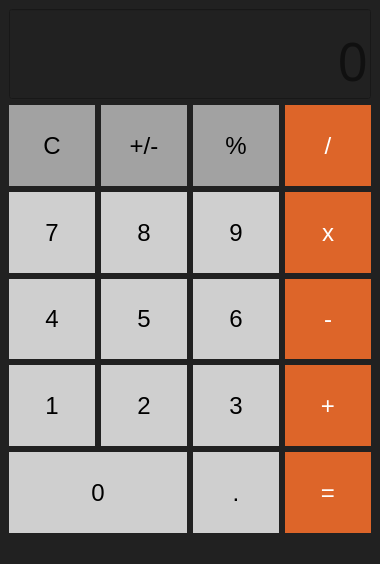
<?xml version="1.0" encoding="UTF-8"?>
<ui version="4.0">
 <class>MainWindow</class>
 <widget class="QMainWindow" name="MainWindow">
  <property name="geometry">
   <rect>
    <x>0</x>
    <y>0</y>
    <width>380</width>
    <height>564</height>
   </rect>
  </property>
  <property name="windowTitle">
   <string>MainWindow</string>
  </property>
  <property name="styleSheet">
   <string notr="true">background-color: rgb(33, 33, 33);</string>
  </property>
  <widget class="QWidget" name="centralwidget">
   <layout class="QGridLayout" name="gridLayout_2">
    <item row="0" column="0">
     <layout class="QVBoxLayout" name="verticalLayout">
      <item>
       <widget class="QLineEdit" name="lineEdit">
        <property name="sizePolicy">
         <sizepolicy hsizetype="Expanding" vsizetype="Fixed">
          <horstretch>0</horstretch>
          <verstretch>0</verstretch>
         </sizepolicy>
        </property>
        <property name="minimumSize">
         <size>
          <width>0</width>
          <height>90</height>
         </size>
        </property>
        <property name="font">
         <font>
          <family>KacstFarsi</family>
          <pointsize>40</pointsize>
         </font>
        </property>
        <property name="styleSheet">
         <string notr="true"/>
        </property>
        <property name="text">
         <string/>
        </property>
        <property name="alignment">
         <set>Qt::AlignBottom|Qt::AlignRight|Qt::AlignTrailing</set>
        </property>
        <property name="placeholderText">
         <string>0</string>
        </property>
       </widget>
      </item>
      <item>
       <layout class="QGridLayout" name="gridLayout">
        <item row="3" column="2">
         <widget class="QPushButton" name="pushButton_17">
          <property name="sizePolicy">
           <sizepolicy hsizetype="Minimum" vsizetype="Expanding">
            <horstretch>0</horstretch>
            <verstretch>20</verstretch>
           </sizepolicy>
          </property>
          <property name="font">
           <font>
            <pointsize>18</pointsize>
           </font>
          </property>
          <property name="styleSheet">
           <string notr="true">background-color: rgb(207, 207, 207);
border-style: black;
color: black;</string>
          </property>
          <property name="text">
           <string>3</string>
          </property>
          <property name="autoDefault">
           <bool>false</bool>
          </property>
         </widget>
        </item>
        <item row="3" column="0">
         <widget class="QPushButton" name="pushButton_13">
          <property name="sizePolicy">
           <sizepolicy hsizetype="Minimum" vsizetype="Expanding">
            <horstretch>0</horstretch>
            <verstretch>20</verstretch>
           </sizepolicy>
          </property>
          <property name="font">
           <font>
            <pointsize>18</pointsize>
           </font>
          </property>
          <property name="styleSheet">
           <string notr="true">background-color: rgb(207, 207, 207);
border-style: black;
color: black;</string>
          </property>
          <property name="text">
           <string>1</string>
          </property>
          <property name="autoDefault">
           <bool>false</bool>
          </property>
         </widget>
        </item>
        <item row="0" column="3">
         <widget class="QPushButton" name="pushButton_10">
          <property name="sizePolicy">
           <sizepolicy hsizetype="Minimum" vsizetype="Expanding">
            <horstretch>0</horstretch>
            <verstretch>20</verstretch>
           </sizepolicy>
          </property>
          <property name="font">
           <font>
            <pointsize>18</pointsize>
           </font>
          </property>
          <property name="styleSheet">
           <string notr="true">background-color: rgb(221, 101, 41);
border-style: black;
color: white;</string>
          </property>
          <property name="text">
           <string>/</string>
          </property>
         </widget>
        </item>
        <item row="2" column="3">
         <widget class="QPushButton" name="pushButton_12">
          <property name="sizePolicy">
           <sizepolicy hsizetype="Minimum" vsizetype="Expanding">
            <horstretch>0</horstretch>
            <verstretch>20</verstretch>
           </sizepolicy>
          </property>
          <property name="font">
           <font>
            <pointsize>18</pointsize>
           </font>
          </property>
          <property name="styleSheet">
           <string notr="true">background-color: rgb(221, 101, 41);
border-style: black;
color: white;</string>
          </property>
          <property name="text">
           <string>-</string>
          </property>
         </widget>
        </item>
        <item row="3" column="3">
         <widget class="QPushButton" name="pushButton_18">
          <property name="sizePolicy">
           <sizepolicy hsizetype="Minimum" vsizetype="Expanding">
            <horstretch>0</horstretch>
            <verstretch>20</verstretch>
           </sizepolicy>
          </property>
          <property name="font">
           <font>
            <pointsize>18</pointsize>
           </font>
          </property>
          <property name="styleSheet">
           <string notr="true">background-color: rgb(221, 101, 41);
border-style: black;
color: white;</string>
          </property>
          <property name="text">
           <string>+</string>
          </property>
         </widget>
        </item>
        <item row="2" column="1">
         <widget class="QPushButton" name="pushButton_8">
          <property name="sizePolicy">
           <sizepolicy hsizetype="Minimum" vsizetype="Expanding">
            <horstretch>0</horstretch>
            <verstretch>20</verstretch>
           </sizepolicy>
          </property>
          <property name="font">
           <font>
            <pointsize>18</pointsize>
           </font>
          </property>
          <property name="styleSheet">
           <string notr="true">background-color: rgb(207, 207, 207);
border-style: black;
color: black;</string>
          </property>
          <property name="text">
           <string>5</string>
          </property>
          <property name="autoDefault">
           <bool>false</bool>
          </property>
         </widget>
        </item>
        <item row="0" column="0">
         <widget class="QPushButton" name="pushButton">
          <property name="sizePolicy">
           <sizepolicy hsizetype="Minimum" vsizetype="Expanding">
            <horstretch>0</horstretch>
            <verstretch>20</verstretch>
           </sizepolicy>
          </property>
          <property name="font">
           <font>
            <pointsize>18</pointsize>
           </font>
          </property>
          <property name="styleSheet">
           <string notr="true">background-color: rgb(162, 162, 162);
border-style: black;
color: black;</string>
          </property>
          <property name="text">
           <string>C</string>
          </property>
         </widget>
        </item>
        <item row="4" column="0" colspan="2">
         <widget class="QPushButton" name="pushButton_15">
          <property name="sizePolicy">
           <sizepolicy hsizetype="Minimum" vsizetype="Expanding">
            <horstretch>0</horstretch>
            <verstretch>20</verstretch>
           </sizepolicy>
          </property>
          <property name="palette">
           <palette>
            <active>
             <colorrole role="WindowText">
              <brush brushstyle="SolidPattern">
               <color alpha="255">
                <red>0</red>
                <green>0</green>
                <blue>0</blue>
               </color>
              </brush>
             </colorrole>
             <colorrole role="Button">
              <brush brushstyle="SolidPattern">
               <color alpha="255">
                <red>207</red>
                <green>207</green>
                <blue>207</blue>
               </color>
              </brush>
             </colorrole>
             <colorrole role="Text">
              <brush brushstyle="SolidPattern">
               <color alpha="255">
                <red>0</red>
                <green>0</green>
                <blue>0</blue>
               </color>
              </brush>
             </colorrole>
             <colorrole role="ButtonText">
              <brush brushstyle="SolidPattern">
               <color alpha="255">
                <red>0</red>
                <green>0</green>
                <blue>0</blue>
               </color>
              </brush>
             </colorrole>
             <colorrole role="Base">
              <brush brushstyle="SolidPattern">
               <color alpha="255">
                <red>207</red>
                <green>207</green>
                <blue>207</blue>
               </color>
              </brush>
             </colorrole>
             <colorrole role="Window">
              <brush brushstyle="SolidPattern">
               <color alpha="255">
                <red>207</red>
                <green>207</green>
                <blue>207</blue>
               </color>
              </brush>
             </colorrole>
             <colorrole role="PlaceholderText">
              <brush brushstyle="NoBrush">
               <color alpha="128">
                <red>0</red>
                <green>0</green>
                <blue>0</blue>
               </color>
              </brush>
             </colorrole>
            </active>
            <inactive>
             <colorrole role="WindowText">
              <brush brushstyle="SolidPattern">
               <color alpha="255">
                <red>0</red>
                <green>0</green>
                <blue>0</blue>
               </color>
              </brush>
             </colorrole>
             <colorrole role="Button">
              <brush brushstyle="SolidPattern">
               <color alpha="255">
                <red>207</red>
                <green>207</green>
                <blue>207</blue>
               </color>
              </brush>
             </colorrole>
             <colorrole role="Text">
              <brush brushstyle="SolidPattern">
               <color alpha="255">
                <red>0</red>
                <green>0</green>
                <blue>0</blue>
               </color>
              </brush>
             </colorrole>
             <colorrole role="ButtonText">
              <brush brushstyle="SolidPattern">
               <color alpha="255">
                <red>0</red>
                <green>0</green>
                <blue>0</blue>
               </color>
              </brush>
             </colorrole>
             <colorrole role="Base">
              <brush brushstyle="SolidPattern">
               <color alpha="255">
                <red>207</red>
                <green>207</green>
                <blue>207</blue>
               </color>
              </brush>
             </colorrole>
             <colorrole role="Window">
              <brush brushstyle="SolidPattern">
               <color alpha="255">
                <red>207</red>
                <green>207</green>
                <blue>207</blue>
               </color>
              </brush>
             </colorrole>
             <colorrole role="PlaceholderText">
              <brush brushstyle="NoBrush">
               <color alpha="128">
                <red>0</red>
                <green>0</green>
                <blue>0</blue>
               </color>
              </brush>
             </colorrole>
            </inactive>
            <disabled>
             <colorrole role="WindowText">
              <brush brushstyle="SolidPattern">
               <color alpha="255">
                <red>0</red>
                <green>0</green>
                <blue>0</blue>
               </color>
              </brush>
             </colorrole>
             <colorrole role="Button">
              <brush brushstyle="SolidPattern">
               <color alpha="255">
                <red>207</red>
                <green>207</green>
                <blue>207</blue>
               </color>
              </brush>
             </colorrole>
             <colorrole role="Text">
              <brush brushstyle="SolidPattern">
               <color alpha="255">
                <red>0</red>
                <green>0</green>
                <blue>0</blue>
               </color>
              </brush>
             </colorrole>
             <colorrole role="ButtonText">
              <brush brushstyle="SolidPattern">
               <color alpha="255">
                <red>0</red>
                <green>0</green>
                <blue>0</blue>
               </color>
              </brush>
             </colorrole>
             <colorrole role="Base">
              <brush brushstyle="SolidPattern">
               <color alpha="255">
                <red>207</red>
                <green>207</green>
                <blue>207</blue>
               </color>
              </brush>
             </colorrole>
             <colorrole role="Window">
              <brush brushstyle="SolidPattern">
               <color alpha="255">
                <red>207</red>
                <green>207</green>
                <blue>207</blue>
               </color>
              </brush>
             </colorrole>
             <colorrole role="PlaceholderText">
              <brush brushstyle="NoBrush">
               <color alpha="128">
                <red>0</red>
                <green>0</green>
                <blue>0</blue>
               </color>
              </brush>
             </colorrole>
            </disabled>
           </palette>
          </property>
          <property name="font">
           <font>
            <pointsize>18</pointsize>
           </font>
          </property>
          <property name="styleSheet">
           <string notr="true">background-color: rgb(207, 207, 207);
border-style: black;
color: black;</string>
          </property>
          <property name="text">
           <string>0</string>
          </property>
          <property name="autoDefault">
           <bool>false</bool>
          </property>
         </widget>
        </item>
        <item row="2" column="0">
         <widget class="QPushButton" name="pushButton_7">
          <property name="sizePolicy">
           <sizepolicy hsizetype="Minimum" vsizetype="Expanding">
            <horstretch>0</horstretch>
            <verstretch>20</verstretch>
           </sizepolicy>
          </property>
          <property name="font">
           <font>
            <pointsize>18</pointsize>
           </font>
          </property>
          <property name="styleSheet">
           <string notr="true">background-color: rgb(207, 207, 207);
border-style: black;
color: black;</string>
          </property>
          <property name="text">
           <string>4</string>
          </property>
          <property name="autoDefault">
           <bool>false</bool>
          </property>
         </widget>
        </item>
        <item row="2" column="2">
         <widget class="QPushButton" name="pushButton_9">
          <property name="sizePolicy">
           <sizepolicy hsizetype="Minimum" vsizetype="Expanding">
            <horstretch>0</horstretch>
            <verstretch>20</verstretch>
           </sizepolicy>
          </property>
          <property name="font">
           <font>
            <pointsize>18</pointsize>
           </font>
          </property>
          <property name="styleSheet">
           <string notr="true">background-color: rgb(207, 207, 207);
border-style: black;
color: black;</string>
          </property>
          <property name="text">
           <string>6</string>
          </property>
          <property name="autoDefault">
           <bool>false</bool>
          </property>
         </widget>
        </item>
        <item row="1" column="1">
         <widget class="QPushButton" name="pushButton_5">
          <property name="sizePolicy">
           <sizepolicy hsizetype="Minimum" vsizetype="Expanding">
            <horstretch>0</horstretch>
            <verstretch>20</verstretch>
           </sizepolicy>
          </property>
          <property name="font">
           <font>
            <pointsize>18</pointsize>
           </font>
          </property>
          <property name="styleSheet">
           <string notr="true">background-color: rgb(207, 207, 207);
border-style: black;
color: black;</string>
          </property>
          <property name="text">
           <string>8</string>
          </property>
          <property name="autoDefault">
           <bool>false</bool>
          </property>
         </widget>
        </item>
        <item row="3" column="1">
         <widget class="QPushButton" name="pushButton_14">
          <property name="sizePolicy">
           <sizepolicy hsizetype="Minimum" vsizetype="Expanding">
            <horstretch>0</horstretch>
            <verstretch>20</verstretch>
           </sizepolicy>
          </property>
          <property name="font">
           <font>
            <pointsize>18</pointsize>
           </font>
          </property>
          <property name="styleSheet">
           <string notr="true">background-color: rgb(207, 207, 207);
border-style: black;
color: black;</string>
          </property>
          <property name="text">
           <string>2</string>
          </property>
          <property name="autoDefault">
           <bool>false</bool>
          </property>
         </widget>
        </item>
        <item row="0" column="2">
         <widget class="QPushButton" name="pushButton_4">
          <property name="sizePolicy">
           <sizepolicy hsizetype="Minimum" vsizetype="Expanding">
            <horstretch>0</horstretch>
            <verstretch>20</verstretch>
           </sizepolicy>
          </property>
          <property name="font">
           <font>
            <pointsize>18</pointsize>
           </font>
          </property>
          <property name="styleSheet">
           <string notr="true">background-color: rgb(162, 162, 162);
border-style: black;
color: black;</string>
          </property>
          <property name="text">
           <string>%</string>
          </property>
         </widget>
        </item>
        <item row="0" column="1">
         <widget class="QPushButton" name="pushButton_2">
          <property name="sizePolicy">
           <sizepolicy hsizetype="Minimum" vsizetype="Expanding">
            <horstretch>0</horstretch>
            <verstretch>20</verstretch>
           </sizepolicy>
          </property>
          <property name="font">
           <font>
            <pointsize>18</pointsize>
           </font>
          </property>
          <property name="styleSheet">
           <string notr="true">background-color: rgb(162, 162, 162);
border-style: black;
color: black;</string>
          </property>
          <property name="text">
           <string>+/-</string>
          </property>
         </widget>
        </item>
        <item row="4" column="3">
         <widget class="QPushButton" name="pushButton_20">
          <property name="sizePolicy">
           <sizepolicy hsizetype="Minimum" vsizetype="Expanding">
            <horstretch>0</horstretch>
            <verstretch>20</verstretch>
           </sizepolicy>
          </property>
          <property name="font">
           <font>
            <pointsize>18</pointsize>
           </font>
          </property>
          <property name="styleSheet">
           <string notr="true">background-color: rgb(221, 101, 41);
border-style: black;
color: white;</string>
          </property>
          <property name="text">
           <string>=</string>
          </property>
         </widget>
        </item>
        <item row="1" column="3">
         <widget class="QPushButton" name="pushButton_11">
          <property name="sizePolicy">
           <sizepolicy hsizetype="Minimum" vsizetype="Expanding">
            <horstretch>0</horstretch>
            <verstretch>20</verstretch>
           </sizepolicy>
          </property>
          <property name="font">
           <font>
            <pointsize>18</pointsize>
           </font>
          </property>
          <property name="styleSheet">
           <string notr="true">background-color: rgb(221, 101, 41);
border-style: black;
color: white;</string>
          </property>
          <property name="text">
           <string>x</string>
          </property>
         </widget>
        </item>
        <item row="4" column="2">
         <widget class="QPushButton" name="pushButton_19">
          <property name="sizePolicy">
           <sizepolicy hsizetype="Minimum" vsizetype="Expanding">
            <horstretch>0</horstretch>
            <verstretch>20</verstretch>
           </sizepolicy>
          </property>
          <property name="font">
           <font>
            <pointsize>18</pointsize>
           </font>
          </property>
          <property name="styleSheet">
           <string notr="true">background-color: rgb(207, 207, 207);
border-style: black;
color: black;</string>
          </property>
          <property name="text">
           <string>.</string>
          </property>
          <property name="autoDefault">
           <bool>false</bool>
          </property>
         </widget>
        </item>
        <item row="1" column="0">
         <widget class="QPushButton" name="pushButton_3">
          <property name="sizePolicy">
           <sizepolicy hsizetype="Minimum" vsizetype="Expanding">
            <horstretch>0</horstretch>
            <verstretch>20</verstretch>
           </sizepolicy>
          </property>
          <property name="font">
           <font>
            <pointsize>18</pointsize>
           </font>
          </property>
          <property name="styleSheet">
           <string notr="true">background-color: rgb(207, 207, 207);
border-style: black;
color: black;</string>
          </property>
          <property name="text">
           <string>7</string>
          </property>
          <property name="autoDefault">
           <bool>false</bool>
          </property>
         </widget>
        </item>
        <item row="1" column="2">
         <widget class="QPushButton" name="pushButton_6">
          <property name="sizePolicy">
           <sizepolicy hsizetype="Minimum" vsizetype="Expanding">
            <horstretch>0</horstretch>
            <verstretch>20</verstretch>
           </sizepolicy>
          </property>
          <property name="font">
           <font>
            <pointsize>18</pointsize>
           </font>
          </property>
          <property name="styleSheet">
           <string notr="true">background-color: rgb(207, 207, 207);
border-style: black;
color: black;</string>
          </property>
          <property name="text">
           <string>9</string>
          </property>
          <property name="autoDefault">
           <bool>false</bool>
          </property>
         </widget>
        </item>
       </layout>
      </item>
     </layout>
    </item>
   </layout>
  </widget>
  <widget class="QStatusBar" name="statusbar"/>
  <widget class="QMenuBar" name="menubar">
   <property name="geometry">
    <rect>
     <x>0</x>
     <y>0</y>
     <width>380</width>
     <height>22</height>
    </rect>
   </property>
  </widget>
 </widget>
 <resources/>
 <connections>
  <connection>
   <sender>pushButton</sender>
   <signal>clicked()</signal>
   <receiver>MainWindow</receiver>
   <slot>Key_c()</slot>
   <hints>
    <hint type="sourcelabel">
     <x>55</x>
     <y>162</y>
    </hint>
    <hint type="destinationlabel">
     <x>13</x>
     <y>532</y>
    </hint>
   </hints>
  </connection>
  <connection>
   <sender>pushButton_2</sender>
   <signal>clicked()</signal>
   <receiver>MainWindow</receiver>
   <slot>Key_pm()</slot>
   <hints>
    <hint type="sourcelabel">
     <x>130</x>
     <y>184</y>
    </hint>
    <hint type="destinationlabel">
     <x>27</x>
     <y>537</y>
    </hint>
   </hints>
  </connection>
  <connection>
   <sender>pushButton_4</sender>
   <signal>clicked()</signal>
   <receiver>MainWindow</receiver>
   <slot>Key_percent()</slot>
   <hints>
    <hint type="sourcelabel">
     <x>244</x>
     <y>178</y>
    </hint>
    <hint type="destinationlabel">
     <x>50</x>
     <y>541</y>
    </hint>
   </hints>
  </connection>
  <connection>
   <sender>pushButton_10</sender>
   <signal>clicked()</signal>
   <receiver>MainWindow</receiver>
   <slot>key_devide()</slot>
   <hints>
    <hint type="sourcelabel">
     <x>330</x>
     <y>173</y>
    </hint>
    <hint type="destinationlabel">
     <x>23</x>
     <y>31</y>
    </hint>
   </hints>
  </connection>
  <connection>
   <sender>pushButton_11</sender>
   <signal>clicked()</signal>
   <receiver>MainWindow</receiver>
   <slot>Key_multipl()</slot>
   <hints>
    <hint type="sourcelabel">
     <x>325</x>
     <y>245</y>
    </hint>
    <hint type="destinationlabel">
     <x>46</x>
     <y>26</y>
    </hint>
   </hints>
  </connection>
  <connection>
   <sender>pushButton_12</sender>
   <signal>clicked()</signal>
   <receiver>MainWindow</receiver>
   <slot>Key_minus()</slot>
   <hints>
    <hint type="sourcelabel">
     <x>324</x>
     <y>350</y>
    </hint>
    <hint type="destinationlabel">
     <x>10</x>
     <y>124</y>
    </hint>
   </hints>
  </connection>
  <connection>
   <sender>pushButton_18</sender>
   <signal>clicked()</signal>
   <receiver>MainWindow</receiver>
   <slot>Key_plus()</slot>
   <hints>
    <hint type="sourcelabel">
     <x>322</x>
     <y>424</y>
    </hint>
    <hint type="destinationlabel">
     <x>71</x>
     <y>532</y>
    </hint>
   </hints>
  </connection>
  <connection>
   <sender>pushButton_20</sender>
   <signal>clicked()</signal>
   <receiver>MainWindow</receiver>
   <slot>Key_equal()</slot>
   <hints>
    <hint type="sourcelabel">
     <x>311</x>
     <y>506</y>
    </hint>
    <hint type="destinationlabel">
     <x>147</x>
     <y>536</y>
    </hint>
   </hints>
  </connection>
  <connection>
   <sender>pushButton_3</sender>
   <signal>clicked()</signal>
   <receiver>MainWindow</receiver>
   <slot>Number7()</slot>
   <hints>
    <hint type="sourcelabel">
     <x>60</x>
     <y>264</y>
    </hint>
    <hint type="destinationlabel">
     <x>6</x>
     <y>77</y>
    </hint>
   </hints>
  </connection>
  <connection>
   <sender>pushButton_5</sender>
   <signal>clicked()</signal>
   <receiver>MainWindow</receiver>
   <slot>Number8()</slot>
   <hints>
    <hint type="sourcelabel">
     <x>156</x>
     <y>238</y>
    </hint>
    <hint type="destinationlabel">
     <x>374</x>
     <y>29</y>
    </hint>
   </hints>
  </connection>
  <connection>
   <sender>pushButton_6</sender>
   <signal>clicked()</signal>
   <receiver>MainWindow</receiver>
   <slot>Number9()</slot>
   <hints>
    <hint type="sourcelabel">
     <x>210</x>
     <y>246</y>
    </hint>
    <hint type="destinationlabel">
     <x>377</x>
     <y>64</y>
    </hint>
   </hints>
  </connection>
  <connection>
   <sender>pushButton_7</sender>
   <signal>clicked()</signal>
   <receiver>MainWindow</receiver>
   <slot>Number4()</slot>
   <hints>
    <hint type="sourcelabel">
     <x>72</x>
     <y>313</y>
    </hint>
    <hint type="destinationlabel">
     <x>379</x>
     <y>102</y>
    </hint>
   </hints>
  </connection>
  <connection>
   <sender>pushButton_8</sender>
   <signal>clicked()</signal>
   <receiver>MainWindow</receiver>
   <slot>Number5()</slot>
   <hints>
    <hint type="sourcelabel">
     <x>165</x>
     <y>332</y>
    </hint>
    <hint type="destinationlabel">
     <x>381</x>
     <y>139</y>
    </hint>
   </hints>
  </connection>
  <connection>
   <sender>pushButton_15</sender>
   <signal>clicked()</signal>
   <receiver>MainWindow</receiver>
   <slot>Number0()</slot>
   <hints>
    <hint type="sourcelabel">
     <x>132</x>
     <y>494</y>
    </hint>
    <hint type="destinationlabel">
     <x>372</x>
     <y>533</y>
    </hint>
   </hints>
  </connection>
  <connection>
   <sender>pushButton_19</sender>
   <signal>clicked()</signal>
   <receiver>MainWindow</receiver>
   <slot>Key_dot()</slot>
   <hints>
    <hint type="sourcelabel">
     <x>239</x>
     <y>497</y>
    </hint>
    <hint type="destinationlabel">
     <x>380</x>
     <y>501</y>
    </hint>
   </hints>
  </connection>
  <connection>
   <sender>pushButton_9</sender>
   <signal>clicked()</signal>
   <receiver>MainWindow</receiver>
   <slot>Number6()</slot>
   <hints>
    <hint type="sourcelabel">
     <x>248</x>
     <y>323</y>
    </hint>
    <hint type="destinationlabel">
     <x>375</x>
     <y>167</y>
    </hint>
   </hints>
  </connection>
  <connection>
   <sender>pushButton_13</sender>
   <signal>clicked()</signal>
   <receiver>MainWindow</receiver>
   <slot>Number1()</slot>
   <hints>
    <hint type="sourcelabel">
     <x>57</x>
     <y>409</y>
    </hint>
    <hint type="destinationlabel">
     <x>377</x>
     <y>238</y>
    </hint>
   </hints>
  </connection>
  <connection>
   <sender>pushButton_14</sender>
   <signal>clicked()</signal>
   <receiver>MainWindow</receiver>
   <slot>Number2()</slot>
   <hints>
    <hint type="sourcelabel">
     <x>148</x>
     <y>426</y>
    </hint>
    <hint type="destinationlabel">
     <x>380</x>
     <y>282</y>
    </hint>
   </hints>
  </connection>
  <connection>
   <sender>pushButton_17</sender>
   <signal>clicked()</signal>
   <receiver>MainWindow</receiver>
   <slot>Number3()</slot>
   <hints>
    <hint type="sourcelabel">
     <x>270</x>
     <y>414</y>
    </hint>
    <hint type="destinationlabel">
     <x>375</x>
     <y>346</y>
    </hint>
   </hints>
  </connection>
 </connections>
 <slots>
  <slot>Number1()</slot>
  <slot>Number2()</slot>
  <slot>Number3()</slot>
  <slot>Number4()</slot>
  <slot>Number5()</slot>
  <slot>Number6()</slot>
  <slot>Number7()</slot>
  <slot>Number8()</slot>
  <slot>Number9()</slot>
  <slot>Number0()</slot>
  <slot>Key_c()</slot>
  <slot>Key_pm()</slot>
  <slot>Key_percent()</slot>
  <slot>key_devide()</slot>
  <slot>Key_multipl()</slot>
  <slot>Key_minus()</slot>
  <slot>Key_plus()</slot>
  <slot>Key_equal()</slot>
  <slot>Key_dot()</slot>
 </slots>
</ui>
